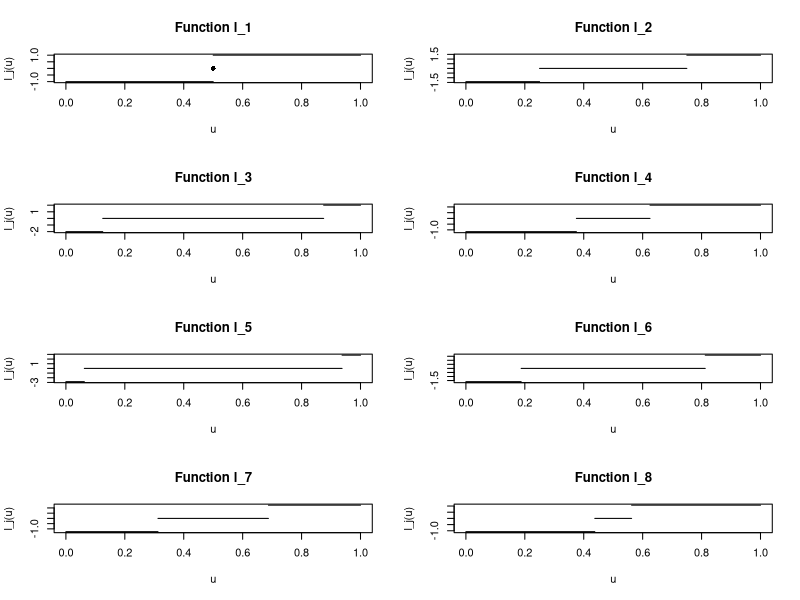

This figure's R source:
par(mfrow=c(4, 2))

k <- 1/2
p <- 1/sqrt(2*k)

l1 <- rep(-p, times=50)
r1 <- rep(p, times=50)

plot(
  seq(from=0, to=k, along.with=l1), 
  l1, 
  type='l', 
  xlim=c(0, 1),
  ylim=c(-p, p),
  main="Function l_1",
  xlab="u",
  ylab="l_j(u)"
)
points(0.5, 0, pch=16)
lines(seq(from=1-k, to=1, along.with=r1), r1, type='l')

k <- 1/4
p <- 1/sqrt(2*k)

l1 <- rep(-p, times=50)
r1 <- rep(p, times=50)

plot(
  seq(from=0, to=k, along.with=l1), 
  l1, 
  type='l', 
  xlim=c(0, 1),
  ylim=c(-p, p),
  main="Function l_2",
  xlab="u",
  ylab="l_j(u)"
)
lines(c(k, 1-k), c(0, 0))
lines(seq(from=1-k, to=1, along.with=r1), r1, type='l')

k <- 1/8
p <- 1/sqrt(2*k)

l1 <- rep(-p, times=50)
r1 <- rep(p, times=50)

plot(
  seq(from=0, to=k, along.with=l1), 
  l1, 
  type='l', 
  xlim=c(0, 1),
  ylim=c(-p, p),
  main="Function l_3",
  xlab="u",
  ylab="l_j(u)"
)
lines(c(k, 1-k), c(0, 0))
lines(seq(from=1-k, to=1, along.with=r1), r1, type='l')

k <- 3/8
p <- 1/sqrt(2*k)

l1 <- rep(-p, times=50)
r1 <- rep(p, times=50)

plot(
  seq(from=0, to=k, along.with=l1), 
  l1, 
  type='l', 
  xlim=c(0, 1),
  ylim=c(-p, p),
  main="Function l_4",
  xlab="u",
  ylab="l_j(u)"
)
lines(c(k, 1-k), c(0, 0))
lines(seq(from=1-k, to=1, along.with=r1), r1, type='l')

k <- 1/16
p <- 1/sqrt(2*k)

l1 <- rep(-p, times=50)
r1 <- rep(p, times=50)

plot(
  seq(from=0, to=k, along.with=l1), 
  l1, 
  type='l', 
  xlim=c(0, 1),
  ylim=c(-p, p),
  main="Function l_5",
  xlab="u",
  ylab="l_j(u)"
)
lines(c(k, 1-k), c(0, 0))
lines(seq(from=1-k, to=1, along.with=r1), r1, type='l')

k <- 3/16
p <- 1/sqrt(2*k)

l1 <- rep(-p, times=50)
r1 <- rep(p, times=50)

plot(
  seq(from=0, to=k, along.with=l1), 
  l1, 
  type='l', 
  xlim=c(0, 1),
  ylim=c(-p, p),
  main="Function l_6",
  xlab="u",
  ylab="l_j(u)"
)
lines(c(k, 1-k), c(0, 0))
lines(seq(from=1-k, to=1, along.with=r1), r1, type='l')


k <- 5/16
p <- 1/sqrt(2*k)

l1 <- rep(-p, times=50)
r1 <- rep(p, times=50)

plot(
  seq(from=0, to=k, along.with=l1), 
  l1, 
  type='l', 
  xlim=c(0, 1),
  ylim=c(-p, p),
  main="Function l_7",
  xlab="u",
  ylab="l_j(u)"
)
lines(c(k, 1-k), c(0, 0))
lines(seq(from=1-k, to=1, along.with=r1), r1, type='l')

k <- 7/16
p <- 1/sqrt(2*k)

l1 <- rep(-p, times=50)
r1 <- rep(p, times=50)

plot(
  seq(from=0, to=k, along.with=l1), 
  l1, 
  type='l', 
  xlim=c(0, 1),
  ylim=c(-p, p),
  main="Function l_8",
  xlab="u",
  ylab="l_j(u)"
)
lines(c(k, 1-k), c(0, 0))
lines(seq(from=1-k, to=1, along.with=r1), r1, type='l')
